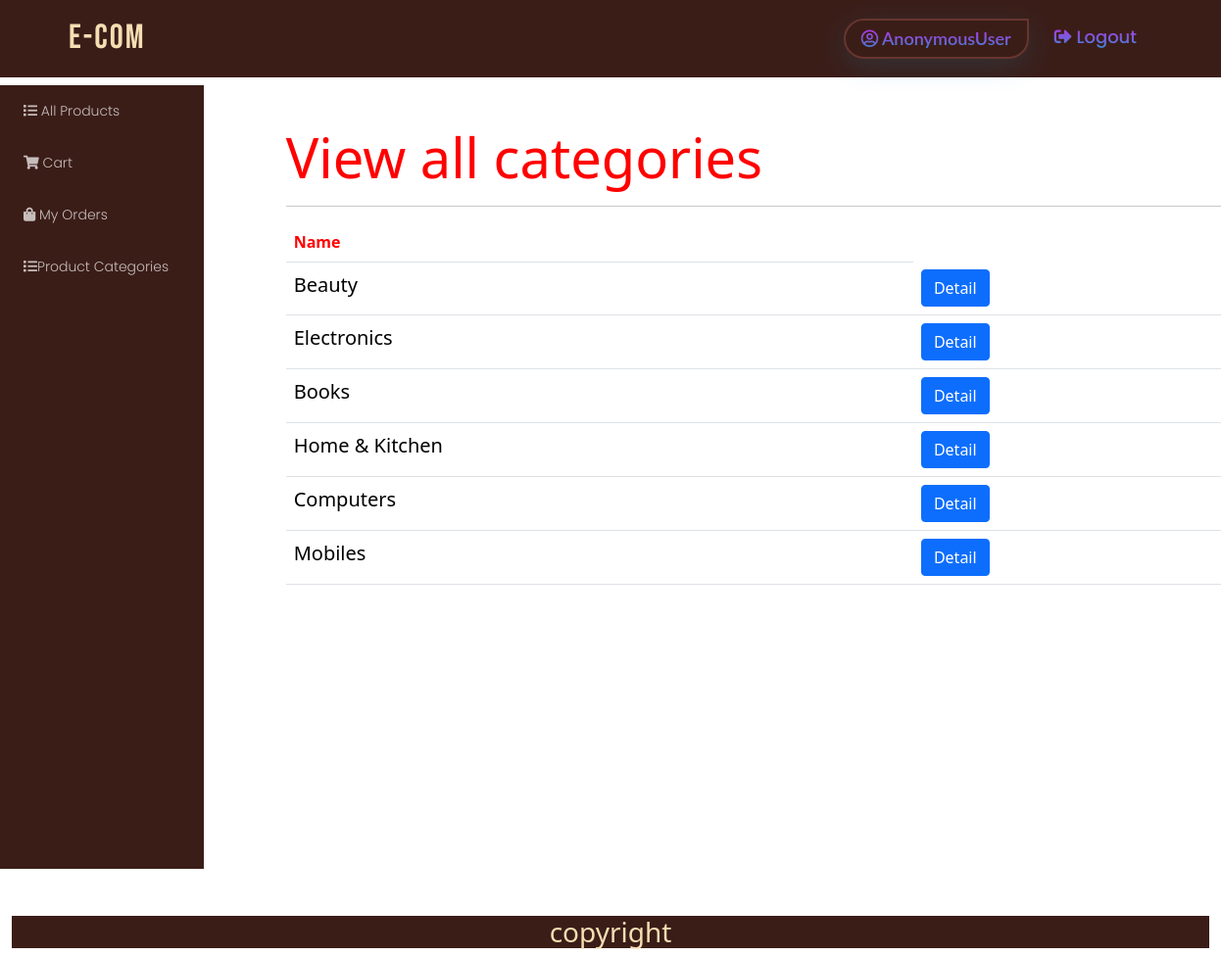
Page /customer/categorylist on the committed database.
### admins/models.py (models this page shows, shortened)
class Category(models.Model):
    name = models.CharField(max_length=120, verbose_name='product Category')

### customer/views.py (the view)
# urls.py: path('categorylist', views.ListCategory.as_view(), name='categorylist'),
class ListCategory(ListView):
    model = Category
    template_name ='customer/categorylist.html'
    context_object_name = 'category'

### templates/customer/categorylist.html
<!DOCTYPE html>
{%extends 'customer/basecust.html'%}
{%load static%}
{% block body_block %}
<div class="container mt-5 ms-5">
    <h3 class="display-4" style="color:red">View all categories</h3>
    <hr>
    <table class="table">
        <tr>
            <th>Name</th>
        </tr>
        {%for cat in category%}
        <tr>
            <td>{{cat.name}}</td>
            <td><a class="btn btn-primary" href="{%url 'catdetail' cat.id%}">Detail</a></td>
        </tr>
        {%endfor%}
    </table>
</div>
{% endblock %}

### static/css/styles.css (style rules this page uses)
th { color: red; }
td { margin-top : 5px; color: black; font-size : 20px; }
body { background-image: url(""); background-repeat: no-repeat; background-attachment: fixed; }

### rows in the picture
Category: name "Beauty"
Category: name "Electronics"
Category: name "Books"
Category: name "Home & Kitchen"
Category: name "Computers"
Category: name "Mobiles"

### other values in the picture
{{ request.user }} "AnonymousUser"
